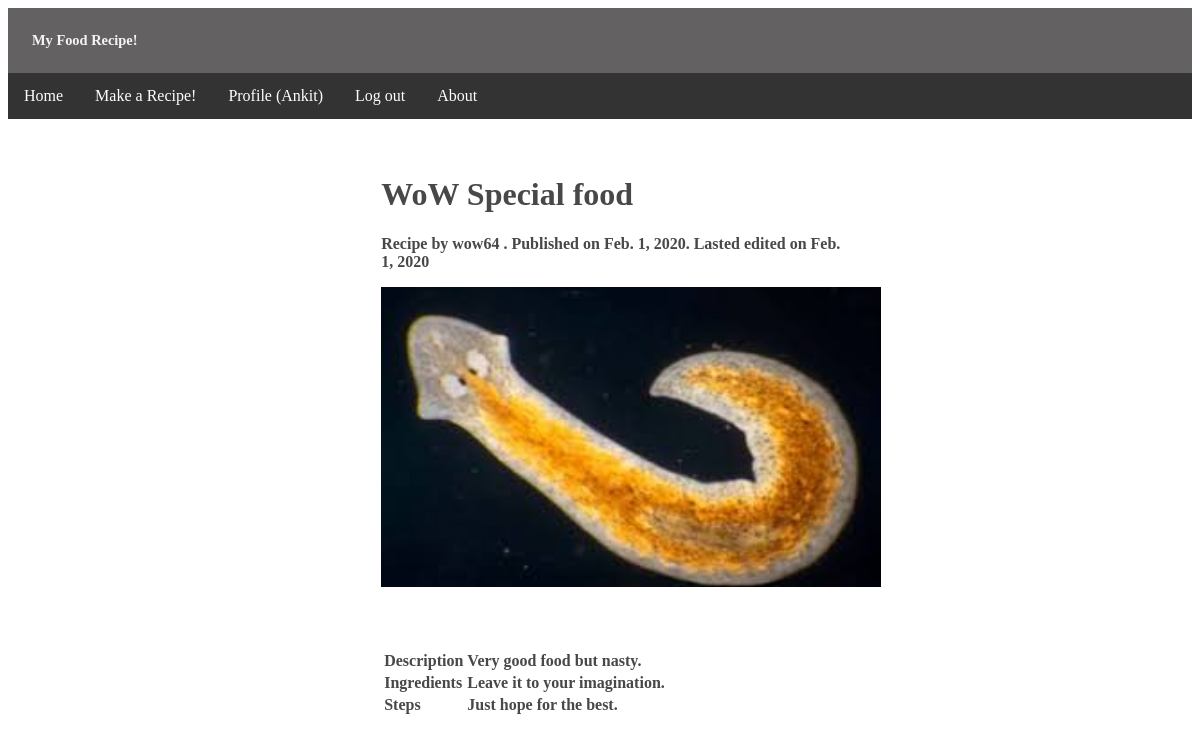
The page /foodstuffs/2/ (signed in) on the database its author committed.
### foodstuffs/models.py (models this page shows, shortened)
class User(models.Model):
    user_name=models.CharField(max_length=50 ,unique=True)
    user_password=models.CharField(max_length=16)
    user_mail=models.EmailField()

class UserRecipe(models.Model):
    user=models.ForeignKey(User, on_delete=models.CASCADE)
    recipe_name=models.CharField(max_length=50,unique=True)
    recipe_description=models.CharField(max_length=500)
    recipe_ingredients=models.CharField(max_length=500)
    recipe_steps=models.CharField(max_length=2000)
    recipe_img=models.ImageField(upload_to='images/')
    recipe_publish=models.DateField()
    recipe_edit=models.DateField()

### foodstuffs/views.py (the view)
# urls.py: path('<int:recipe_id>/', views.recipe ,name='recipe'),
def recipe(request, recipe_id):
    try:
        userq=''
        q=UserRecipe.objects.get(pk=recipe_id)
        if request.session['is_logged'] == True:
            userq=User.objects.get(pk=request.session['id'])
    except:
        msg="Fatal Error"
        return render(request,'foodstuffs/landingpage.html',{'msg':msg})
    islog=request.session['is_logged']
    return render(request,'foodstuffs/recipe.html',{'q':q,'userq':userq, 'islog':islog})

### foodstuffs/templates/foodstuffs/recipe.html (shortened to what this page needs)
{% load static %}
<!DOCTYPE html>
<html>
<head>
</head>
<link rel="stylesheet" href="{% static 'css/foodstuffs.css' %}">
<body>
    <header>My Food Recipe!</header>
    <div class="menu">
        <ul class="ul1">
            <li class="li1"><a class="lia" href="/">Home</a></li>
            {% if islog == True %}
            <li class="li1"><a class="lia" href="/foodstuffs/makerecipe">Make a Recipe!</a></li>
            <li class="li1"><a class="lia" href="/foodstuffs/profile">Profile ({{userq.user_name}})</a></li>
            <li class="li1"><a class="lia" href="/foodstuffs/logout">Log out</a></li>
            {% else %}
            <li class="li1"><a class="lia" href="/foodstuffs/login">Log in</a></li>
            {% endif %}
            <li class="li1"><a class="lia" href="/foodstuffs/about">About</a></li>
        </ul>
    </div>
    <div class="content">
        <h1>{{q.recipe_name}}</h1>
        <p>Recipe by {{q.user.user_name}} . Published on {{q.recipe_publish}}. Lasted edited on {{q.recipe_edit}}</p>
        <img src="{{q.recipe_img.url}}" alt="Recipe Image" height="300vw" width="500vw"> </div>
    <div class="content">
        <table>
            <tr>
                <td></td>
                <td></td>
            </tr>
            <tr>
                <td>Description</td>
                <td>{{q.recipe_description}}</td>
            </tr><br>
            <tr>
                <td>Ingredients</td>
                <td>{{q.recipe_ingredients}}</td>
            </tr>
            <tr>
                <td>Steps</td>
                <td>{{q.recipe_steps}}</td>
            </tr>
        </table>
    </div>
</body>
</html>

### foodstuffs/static/css/foodstuffs.css (style rules this page uses)
header { padding-top: 2vw; padding-bottom: 2vw; padding-left: 2vw; background-color: rgba(54, 51, 51, 0.774); font-weight: bolder; font-family: 'Lucida Sans'; color: whitesmoke; font-size: 1.2vw; }
.ul1 { list-style-type: none; margin: 0; padding: 0; overflow: hidden; background-color: #333; }
.li1 { float: left; }
.lia { display: block; color: white; text-align: center; padding: 14px 16px; text-decoration: none; }

### foodstuffs/templates/foodstuffs/recipe.html (style rules this page uses)
.content { padding-left: 3vw; padding-top: 3vw; margin: auto; width: 40%; font-weight: bolder; color: rgb(73, 71, 71); }
a { text-decoration: none; }

### rows shown on the page
User: user_name "Ankit"
UserRecipe: recipe_name "WoW Special food", user.user_name "wow64", recipe_publish "Feb. 1, 2020", recipe_edit "Feb. 1, 2020", recipe_img (picture), recipe_description "Very good food but nasty.", recipe_ingredients "Leave it to your imagination.", recipe_steps "Just hope for the best."
